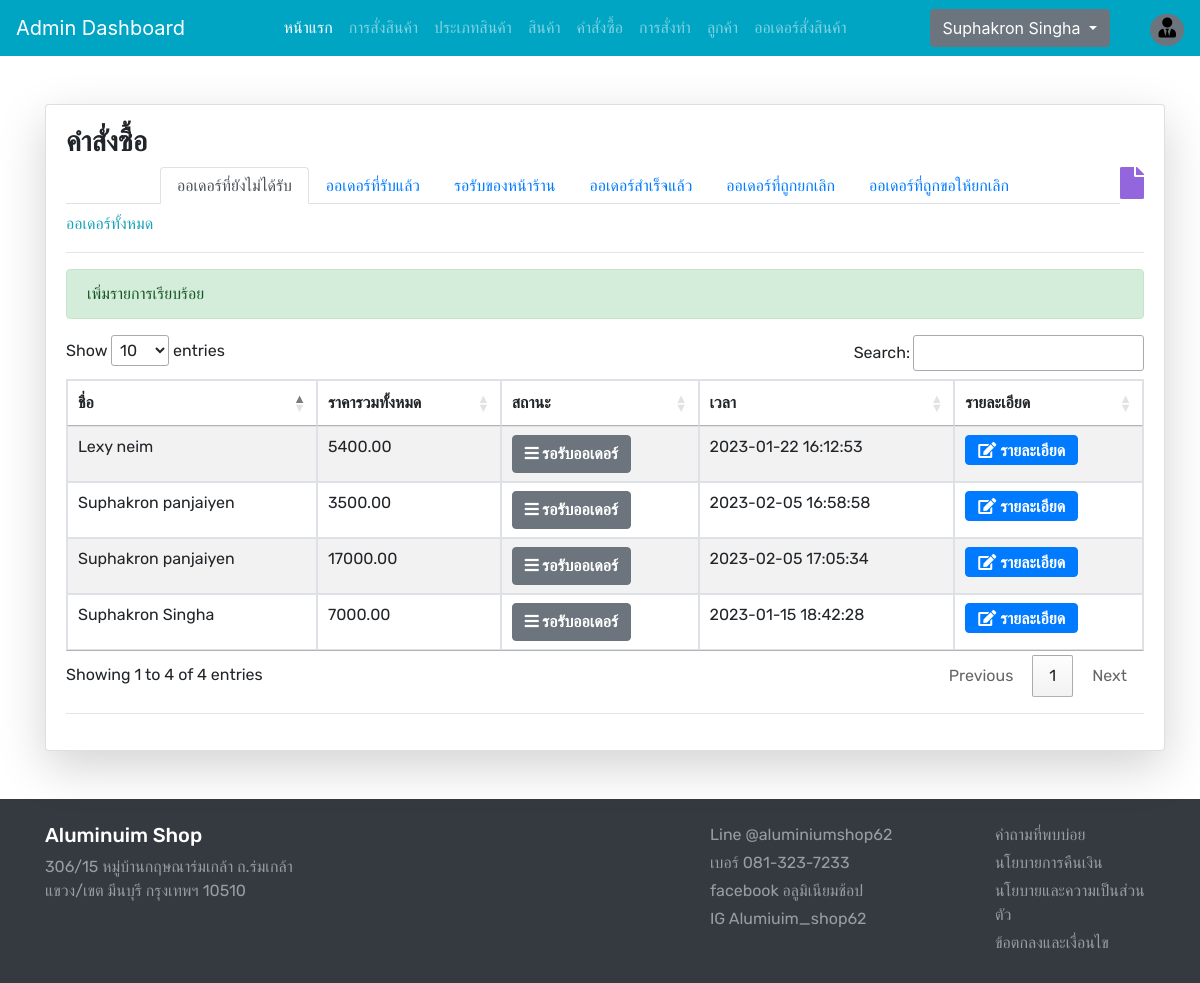
/admin/adminOrder.php (signed in), run on an earlier commit of the app's database.
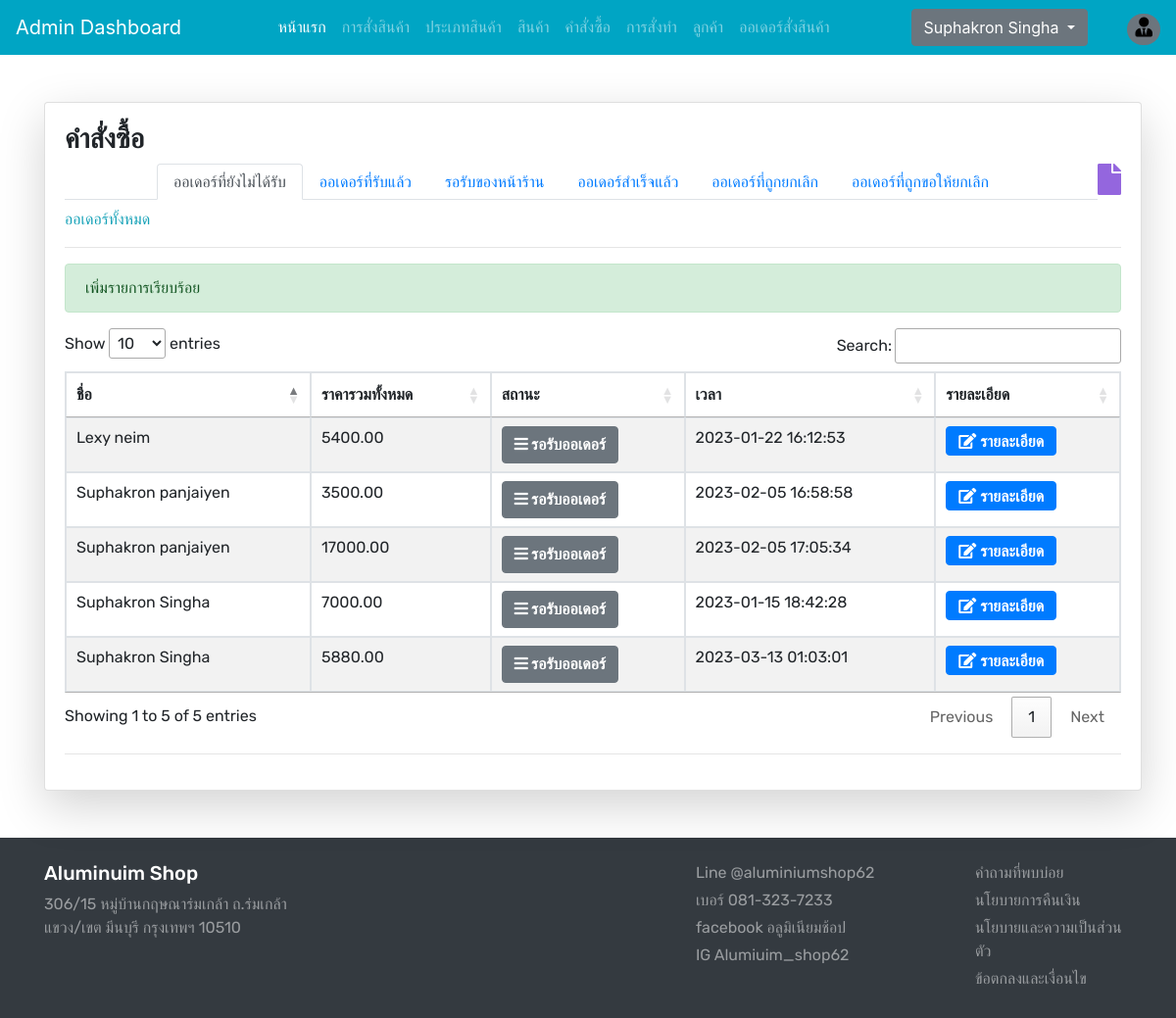
And on a later commit of the database.
### tables this page shows
CREATE TABLE `orders` (
  `order_id` varchar(255) NOT NULL,
  `subtotal` double(10,2) NOT NULL,
  `user_id` int(11) NOT NULL,
  `datetime` datetime NOT NULL DEFAULT current_timestamp(),
  `status` varchar(255) NOT NULL
);

CREATE TABLE `users` (
  `user_id` int(11) NOT NULL COMMENT 'รหัสลูกค้า',
  `fullname` varchar(255) NOT NULL COMMENT 'ชื่อพร้อมนามสกุล',
  `address` varchar(255) NOT NULL COMMENT 'ที่อยู่',
  `username` varchar(255) NOT NULL COMMENT 'ียูเซอร์เนม',
  `password` varchar(255) NOT NULL COMMENT 'รหัสผ่าน'
);

### functions.php (called while the page is built, shortened)
<?php
require ('database/DBController.php');
require ('database/Admin.php');
$db = new DBController();
$adminOrder = new Admin($db);

### database/Admin.php (called while the page is built, shortened)
<?php
class Admin
{
    public $db = null;
    public function __construct(DBController $db)
    {
        $this->db = $db;
    }
    public function OrderAdmin() {
        $result = mysqli_query($this->db->con,
        "SELECT orders.order_id, orders.user_id, users.fullname, orders.subtotal, orders.status, orders.datetime
        FROM orders
        INNER JOIN users ON orders.user_id = users.user_id
        WHERE orders.user_id AND orders.status = 'NULL'
        ORDER BY orders.datetime ASC");
        return $result;
    }
}

### database/DBController.php (called while the page is built, shortened)
<?php
class DBController
{
    protected $host = 'localhost';
    protected $user = 'root';
    protected $password = '';
    protected $database = "project";
    public function __construct()
    {
        $this->con = mysqli_connect($this->host, $this->user, $this->password, $this->database);
    }
}

### admin/adminOrder.php (the view, shortened to what the changed rows need)
<?php
    if ($_SESSION['admin_id'] == "") {
        header("location: adminlogin.php");
    } else {
?>
<?php
include ('adminheader.php');
?>
<br>
<br>
<div class="container">
        <div class="row">
            <div class="col-md-3">
                <div class="card shadow-lg p-30 card-responsive" style="width: 70rem;">
                    <div class="card-body">
                        <div class="font-rubik ">
                        <h3><strong>คำสั่งซื้อ</strong></h3>
                                <div class="float-right">
                                <span><i class="fa fa-file" style="color:#9466de; font-size: 2em;"></i></span>
                                </div>
                                <h6>
                                    <nav>
                                        <div class="nav nav-tabs justify-content-center" id="nav-tab" role="tablist">
                                            <a class="nav-item nav-link active" id="nav-home-tab" data-toggle="tab" href="#nav-home" role="tab" aria-controls="nav-home" aria-selected="true">ออเดอร์ที่ยังไม่ได้รับ</a>
                                            <a class="nav-item nav-link" id="nav-wait-tab" data-toggle="tab" href="#nav-wait" role="tab" aria-controls="nav-wait" aria-selected="false">ออเดอร์ที่รับแล้ว</a>
                                            <a class="nav-item nav-link" id="nav-contact-tab" data-toggle="tab" href="#nav-contact" role="tab" aria-controls="nav-contact" aria-selected="false">รอรับของหน้าร้าน</a>
                                            <a class="nav-item nav-link" id="nav-finish-tab" data-toggle="tab" href="#nav-finish" role="tab" aria-controls="nav-finish" aria-selected="false">ออเดอร์สำเร็จแล้ว</a>
                                            <a class="nav-item nav-link" id="nav-end-tab" data-toggle="tab" href="#nav-end" role="tab" aria-controls="nav-end" aria-selected="false">ออเดอร์ที่ถูกยกเลิก</a>
                                            <a class="nav-item nav-link" id="nav-request-tab" data-toggle="tab" href="#nav-request" role="tab" aria-controls="nav-request" aria-selected="false">ออเดอร์ที่ถูกขอให้ยกเลิก</a>
                                        </div>
                                    </nav>
                                </h6>
                                <div class="tab-content" id="nav-tabContent">
                                    <div class="tab-pane fade show active" id="nav-home" role="tabpanel" aria-labelledby="nav-home-tab">
                                        <p class="font-rale text-info">ออเดอร์ทั้งหมด</p>
                                        <hr>
                                        <?php if (isset($_SESSION['success'])) { ?>
                                            <div class="alert alert-success">
                                                <?php
                                                    echo $_SESSION['success'];
                                                ?>
                                            </div>
                                        <?php } ?>
                                        <table id="myTable" class="table table-bordered table-striped">
                                            <thead>
                                                <th>ชื่อ</th>
                                                <th>ราคารวมทั้งหมด</th>
                                                <th>สถานะ</th>
                                                <th>เวลา</th>
                                                <th>รายละเอียด</th>
                                            </thead>
                                            <tbody>
                                                <?php
                                                    $sql = $adminOrder->OrderAdmin();
                                                    while($row = mysqli_fetch_array($sql)) {
                                                ?>
                                                <tr>
                                                    <td><?php echo $row['fullname']; ?></td>
                                                    <td><?php echo $row['subtotal']; ?></td>
                                                    <?php $status=$row['status'];
                                                        if($status=="" or $status=='NULL') { ?>
                                                        <td> <button type="button" class="btn btn-secondary" style="font-weight:bold;"><i class="fas fa-bars"></i> รอรับออเดอร์</button></td>
                                                        <?php } if($status=="in process") { ?>
                                                        <td> <button type="button" class="btn btn-warning"><span class="fa fa-cog fa-spin"
                                                        aria-hidden="true"></span> กำลังเตรียมการ</button></td>
                                                        <?php } ?> <?php if($status=="success") { ?>
                                                        <td> <button type="button" class="btn btn-success"><span class="fa fa-check-circle"aria-hidden="true"></span> เรียบร้อย</button>
                                                        </td> <?php } ?> <?php if($status=="rejected") { ?>
                                                        <td> <button type="button" class="btn btn-danger"><i class="far fa-times-circle"></i> ยกเลิกออเดอร์</button></td>
                                                        <?php } ?> <?php if($status=="finish") { ?>
                                                        <td> <button type="button" class="btn btn-light"><i class="fas fa-store-alt"></i> รอรับสินค้าที่หน้าร้าน</button></td>
                                                        <?php } ?>
                                                    <td><?php echo $row['datetime']; ?></td>
                                                    <td><a href="adminOrderdetail.php?id=<?php echo $row['order_id']; ?>" class="fas fa-edit btn btn-primary" style="font-size: 16px;">&nbsp;รายละเอียด</a></td>
                                                </tr>
                                                <?php
                                                }
                                                ?>
                                            </tbody>
                                        </table>
                                    </div>
                                </div>
                                <hr>
                            </div>
                        </div>
                    </div>
                </div>
            </div>
        </div>
<br>
<br>
<?php
include ('adminfooter.php');
?>
<?php
}
?>

What changed in the data, as far as the page shows it:
added orders: user.fullname "Suphakron Singha", subtotal "5880.00", status "NULL" (drawn), datetime "2023-03-13 01:03:01"
Also different on the page:
text written by a page script: "Show entries Search: Showing 1 to 4 of 4 entries Previous 1 Next" → "Show entries Search: Showing 1 to 5 of 5 entries Previous 1 Next"
